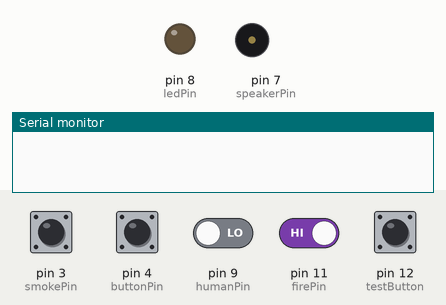
Simulated run of this sketch. Board: Arduino Uno, built with avr-gcc and run on an emulated ATmega328P. On the bench: output pins drawn as LEDs (lit = HIGH), buzzer (waves = sounding), the last lines printed to the serial monitor. The test bench sets the inputs (shaded band); at power-on: pin 3 (smokePin), pin 11 (firePin), pin 12 (testButton) HIGH, pin 4 (buttonPin), pin 9 (humanPin) LOW.

Above: at 1.6 s.
1.7 s: pin 3 (smokePin) pulled LOW for 0.45 s
At 2.7 s:
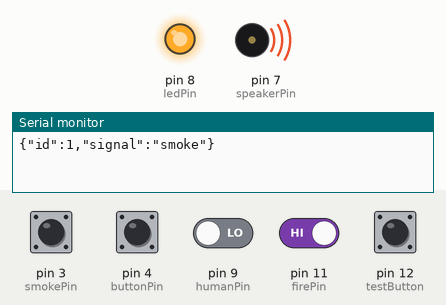
3.6 s: pin 4 (buttonPin) pulled HIGH for 0.45 s
At 4.7 s:
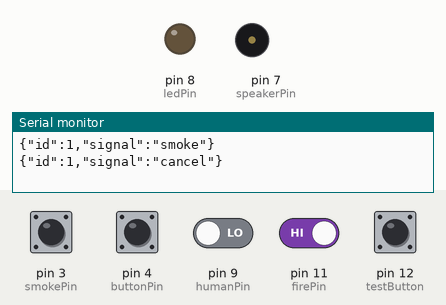
7.0 s: pin 11 (firePin) driven LOW
At 8.3 s:
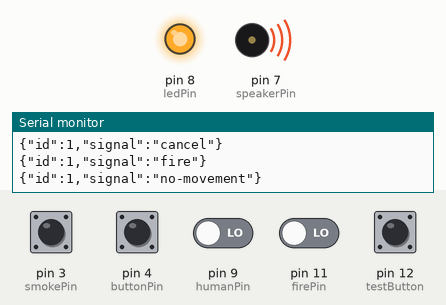
8.6 s: pin 4 (buttonPin) driven HIGH and pin 9 (humanPin) driven LOW
At 9.7 s:
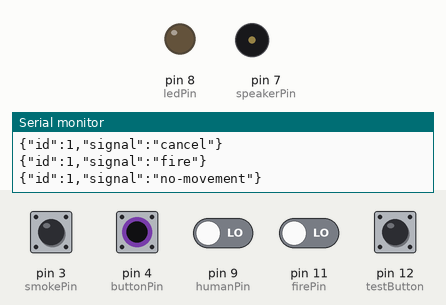
10.4 s: pin 4 (buttonPin) driven LOW
At 11.7 s:
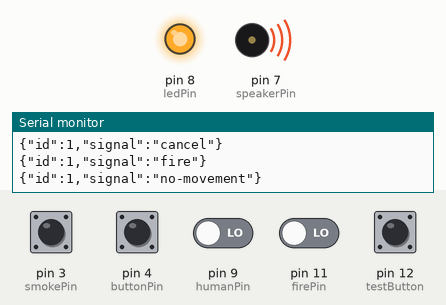
Timing chart, 0 to 12.9 s (numbered marks = the images above; inputs shaded):
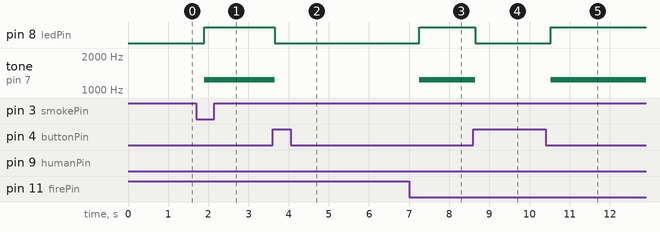

The sketch:

montier1.ino
```cpp
//定义输出IO口
int speakerPin = 7;
int ledPin = 8; //
//定义传感器输入IO口
int buttonPin = 4;//取消按钮
int firePin = 11;
int humanPin = 9; //Human sensing module
int smokePin = 3;
int gasPin = 10; //天然气
int testButton = 12;

//定义全局变量
int counter = 0;
int counterCancel = 0;


bool bIrMovement = false;//缓存记录当前ir人体感应是否检测到

void setup() {
  // put your setup code here, to run once:
  pinMode(ledPin , OUTPUT);//定义小灯接口为输出接口
  pinMode(speakerPin , OUTPUT);

  pinMode(buttonPin , INPUT);
  pinMode(firePin , INPUT);
  pinMode(humanPin , INPUT);
  pinMode(smokePin , INPUT);
  pinMode(gasPin , INPUT);//暂无处理
  pinMode(testButton , INPUT);

  Serial.begin(9600);//设置波特率为9600
}

void loop() {

  delay(150);//延时0.05 秒

  int smokeVal = digitalRead(smokePin); //读出数字量
  int valFire = digitalRead(firePin); //读出数字量
  int valCancel = digitalRead(buttonPin);//取消按钮
  int valHuman = digitalRead(humanPin); //读出数字量
  int valTest = digitalRead(testButton);

  if ((valFire == LOW) || (valTest == LOW))
  {
    counter++;
    digitalWrite(ledPin, HIGH);//亮灯
    tone(speakerPin, 1234);//蜂鸣器bb

    String sHasHuman = "no-movement";
    if (valHuman == HIGH) //如果有人
      sHasHuman = "movement";

    if (counter == 1) {
      Serial.println("{\"id\":1,\"signal\":\"fire\"}");//输出
      Serial.print("{\"id\":1,\"signal\":\"");
      Serial.print(sHasHuman);
      Serial.println("\"}");//输出

      counterCancel = 0;
    }
  }

  if (smokeVal == LOW)
  {
    counter++;
    digitalWrite(ledPin, HIGH);
    tone(speakerPin, 1234);

    String sHasHuman = "n";
    if (valHuman == HIGH)
      sHasHuman = "Y";

    if (counter == 1) {
      Serial.println("{\"id\":1,\"signal\":\"smoke\"}");
      counterCancel = 0;
    }
  }

  if (valCancel == HIGH)
  {
    counterCancel++;
    digitalWrite(ledPin, LOW);
    noTone(speakerPin);//蜂鸣器停止bb

    if (counterCancel == 1) {
      Serial.println("{\"id\":1,\"signal\":\"cancel\"}");
      counter = 0;
    }
  }
  else {

    if (valHuman == HIGH) {
      if (!bIrMovement) {
        bIrMovement = true;
        Serial.println("{\"id\":1,\"signal\":\"movement\"}");
        delay(100);
      }
    }
    else {
      if (bIrMovement)
        bIrMovement = false;
      delay(100);
    }

    delay(100);
  }

}
```

Measured:
- after the input at 1.7 s, pin 8 (ledPin): LOW → HIGH after 0.20 s; tone on pin 7 (speakerPin): silent → 1234 Hz after 0.20 s
- after the input at 3.6 s, pin 8 (ledPin): HIGH → LOW after 0.05 s; tone on pin 7 (speakerPin): 1234 Hz → silent after 0.05 s
- after the input at 7.0 s, pin 8 (ledPin): LOW → HIGH after 0.25 s; tone on pin 7 (speakerPin): silent → 1234 Hz after 0.25 s
- after the input at 8.6 s, pin 8 (ledPin): HIGH → LOW after 0.05 s; tone on pin 7 (speakerPin): 1234 Hz → silent after 0.05 s
- after the input at 10.4 s, pin 8 (ledPin): LOW → HIGH after 0.13 s; tone on pin 7 (speakerPin): silent → 1234 Hz after 0.13 s
